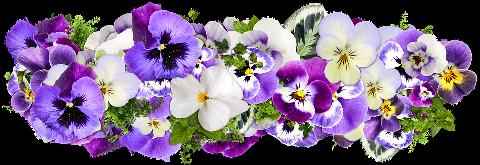
#> input picture downFlow.jpg, 480 x 165 px, found by its file name
$ python resampling.py
#> lines starting #> are read from the running program, lines starting #| are printed output that depends on the picture
#Convert image and save

from PIL import Image

# [100 lines left out: functions createSampleImg, testImageArrays, downsampleImage, getUpimgsize, upsampleImage, resampleImage, not called in this run]

def superImpose():
    downImage = Image.open("E:/Studies/POCs/resampling/downFlow.jpg", 'r')
#> downImage is the input picture: PIL image 480x165 RGB; mean R, G, B 118.1, 100.4, 125.1
    dwd, dht = downImage.size
#> dwd = 480; dht = 165
    dimgArr = downImage.convert('RGB')
    upImage = Image.open("E:/Studies/POCs/resampling/upFlow.jpg", 'r')
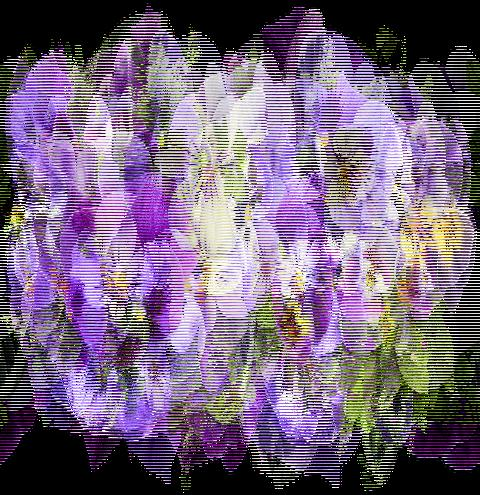
#> input picture upFlow.jpg, 480 x 495 px, found by its file name
#> upImage is the input picture: PIL image 480x495 RGB; mean R, G, B 118, 101, 124.4
    uimgArr = upImage.convert('RGB')
    uwd, uht = upImage.size
#> uwd = 480; uht = 495
    newimg = Image.new('RGB', (dwd*2, dht*2), color = (0,0,0))
#> newimg: PIL image 960x330 RGB; every value is 0
    nwd, nht = newimg.size
#> nwd = 960; nht = 330
    newimgArr = newimg.load()
    upointer = 0
    for j in range(0, dht*2):
        for i in range(0, dwd*2):
            if(not(i%2==0 and j%2==0)):
                xy = (upointer%uwd, upointer//uwd)
                #print("xy: ", xy)
                upx = uimgArr.getpixel(xy)
                newimgArr[i, j] = (upx[0],upx[1],upx[2])
                upointer = upointer + 1
                continue
            xy = (i//2, j//2)
            dpx = dimgArr.getpixel(xy)
            newimgArr[i, j] = (dpx[0],dpx[1],dpx[2])
#> after the loop, upointer = 237600
    newImagePath = "E:/Studies/POCs/resampling/superImposed.jpg"
    newimg.save(newImagePath)
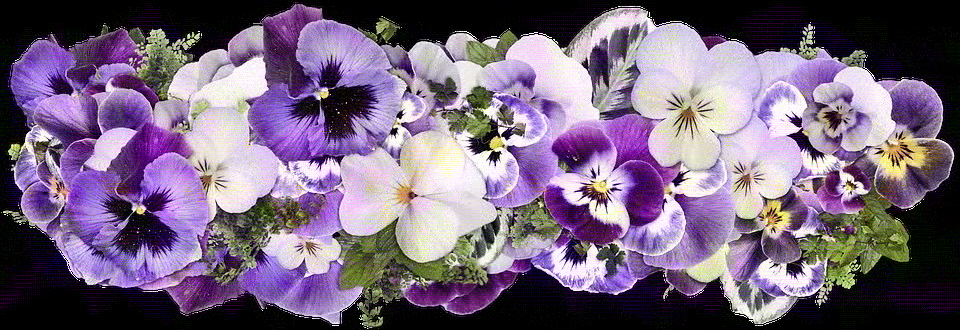
#> saved as superImposed.jpg: PIL image 960x330 RGB; mean R, G, B 118, 100.8, 124.6

#createSampleImg()
#resampleImage("E:/Studies/POCs/resampling/flowers.png", "downFlow", "upFlow")
superImpose()
#downsampleImage("E:/Studies/POCs/resampling/test.png")

#testImageArrays()
#upsampleImage("E:/Studies/POCs/resampling/test.png")
